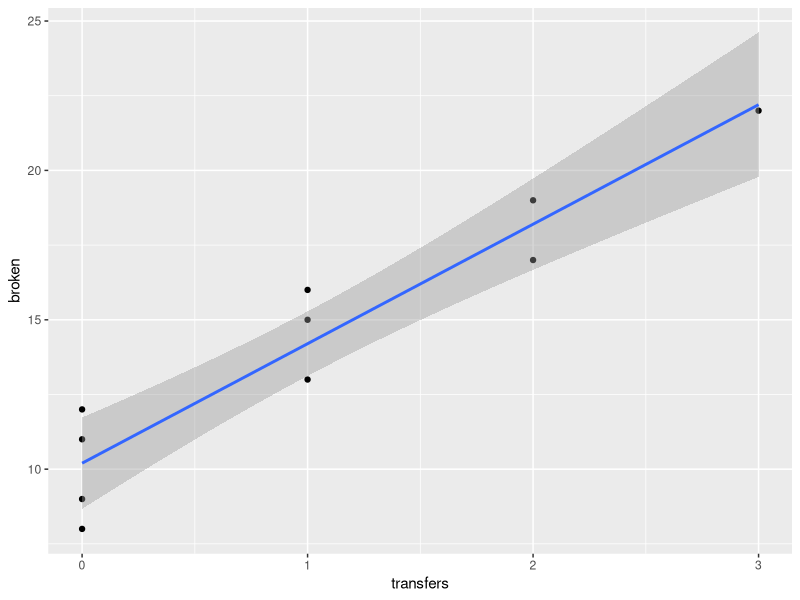

The R source for this figure:
library(ggplot2)

# A substance used in biological and medical research is shipped by airfreight 
# to users in cartons of 1,000 ampules. The data, involving 10 shipments, were 
# collected on the number of times the carton was transferred from one aircraft 
# to another over the shipment route (X) and the number of ampule found to be 
# found to be broken upon arrival (Y). 

x <- c(1,0,2,0,3,1,0,1,2,0)
y <- c(16,9,17,12,22,13,8,15,19,11)
df <- data.frame(transfers=x, broken=y)
print(df)

# (a) Obtain the estimated function. Plot the estimated regression function and
#     the data. Does a linear regression function appear to give a good fit here? 

plot <- ggplot(df, aes(x=transfers, y=broken)) + 
        geom_point() + stat_smooth(method="lm")
print(plot)

lrm <- lm(broken ~ transfers, data=df)
print(lrm)

print(summary(lrm))

# Call:
# lm(formula = broken ~ transfers, data = df)

# Residuals:
#    Min     1Q Median     3Q    Max 
#   -2.2   -1.2    0.3    0.8    1.8

# Coefficients:
#             Estimate Std. Error t value Pr(>|t|)    
# (Intercept)  10.2000     0.6633  15.377 3.18e-07 ***
# transfers     4.0000     0.4690   8.528 2.75e-05 ***
# ---
# Signif. codes:  0 '***' 0.001 '**' 0.01 '*' 0.05 '.' 0.1 ' ' 1

# Residual standard error: 1.483 on 8 degrees of freedom
# Multiple R-squared:  0.9009,    Adjusted R-squared:  0.8885
# F-statistic: 72.73 on 1 and 8 DF,  p-value: 2.749e-05

# The linear regression function does appear to have a mostly good fit. Since the meadian is near 0, this shows us that the model has a mostly symetrical fitting. 

# (b) Obtain a point estimate of the expected number of broken ampules 
#     when X = 1 transfer is made. 

est1 <- predict(lrm, data.frame(transfers=1))
print(est1)

# 14.2

# Following the formula y=mx+b, and using the coefficients: y = 4(x) + 10.2 which is 14.2

# (c) Estimate the increase in the expected number of ampules broken when there
#     are 2 transfers as compared to 1 transfer.

est2 <- predict(lrm, data.frame(transfers=2))
print(est2-est1)

# 4